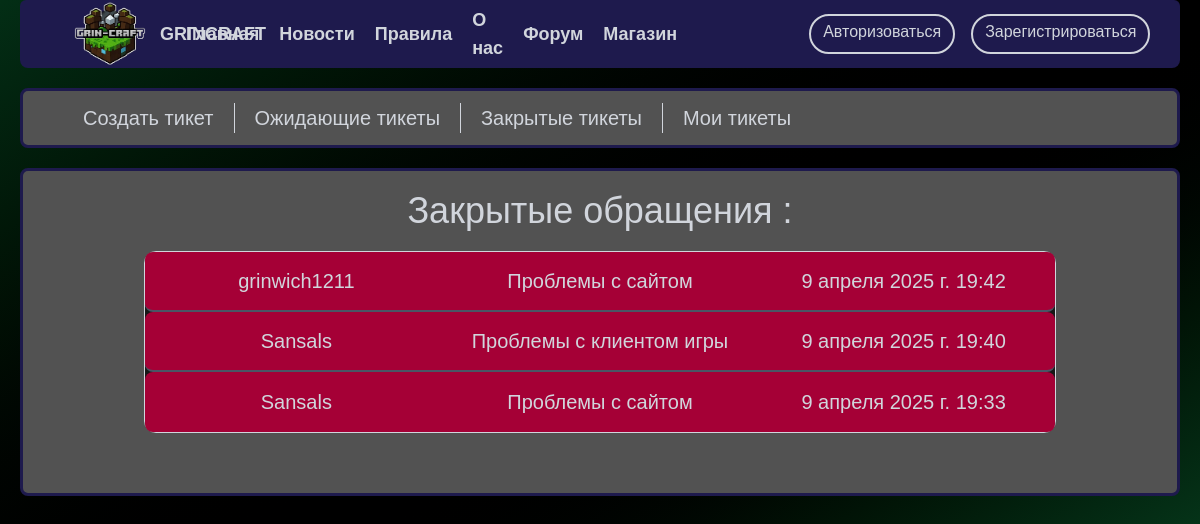
/forum/techsupport/closed, run on an earlier commit of the app's database.
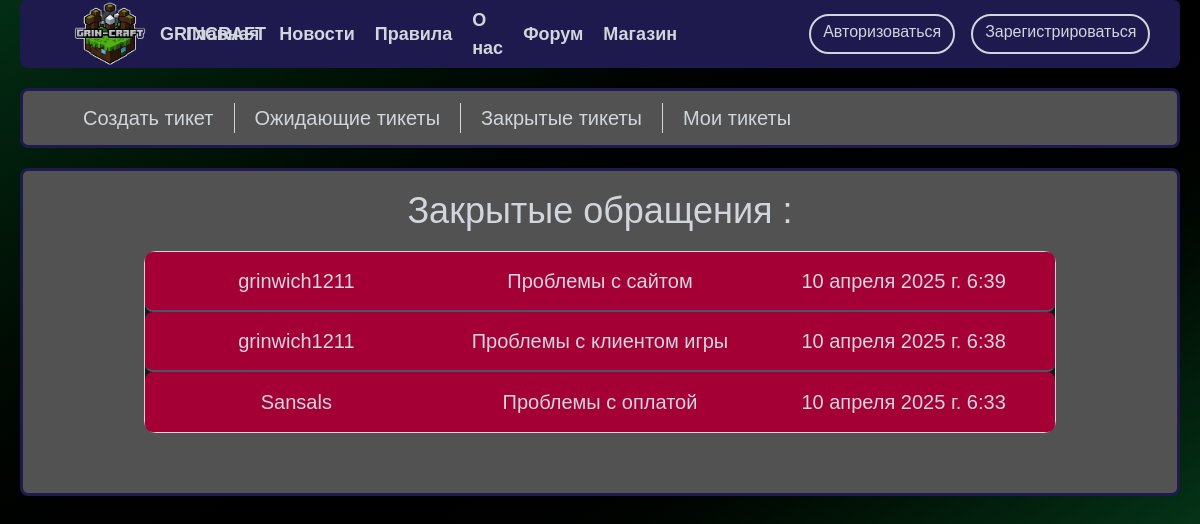
And on a later commit of the database.
### forum/models.py (models this page shows, shortened)
class ForumTechQuestions(models.Model):
    PROBLEMS_WITH_GAME_CLIENT = 'Проблемы с клиентом игры'
    PROBLEMS_WITH_SITE = 'Проблемы с сайтом'
    PROBLEMS_WITH_PAYMENT = 'Проблемы с оплатой'
    GET_ANSWER_THE_QUESTION = 'Получить ответ на вопрос'
    SUBJECT = {
        (PROBLEMS_WITH_GAME_CLIENT, 'Проблемы с клиентом игры'),
        (PROBLEMS_WITH_SITE, 'Проблемы с сайтом'),
        (PROBLEMS_WITH_PAYMENT, 'Проблемы с оплатой'),
        (GET_ANSWER_THE_QUESTION, 'Получить ответ на вопрос'),
    }
    subject = models.CharField('Раздел форума', max_length=52, choices= SUBJECT)
    user = models.ForeignKey(settings.AUTH_USER_MODEL,
                                 on_delete=models.CASCADE,
                                default=None,
                                related_name='questioner',
                                verbose_name = 'Создатель тикета'
                                 )
    question = models.TextField('Вопрос', max_length= 600 )
    proofs = models.CharField('Скриншот проблемы', max_length= 600, blank=True)
    date = models.DateTimeField(auto_now_add=True)
    is_resolved = models.BooleanField(default=False)
    class Meta:
        verbose_name = 'Вопрос на форумe'
        verbose_name_plural = 'Вопросы с форума'

### forum/views.py (the view)
# urls.py: path('techsupport/closed', views.techsupport_closed_view, name='techsupport_closed'),
def techsupport_closed_view(request):
    data = {
        'title_text': 'Закрытые обращения',
        'all_tickets': get_closed_tickets(),
        'basket_value': basket_value(request),
    }
    return render(request, 'forum/techsupport/records.html', data)

### forum/services.py (called while the page is built)
def get_closed_tickets():
    all_closed_tickets = ForumTechQuestions.objects.order_by('-date').filter(is_resolved=True)
    return all_closed_tickets

### shop/services.py (called while the page is built)
def get_all_user_baskets(request):
    """Только не оплаченные корзины"""
    try:
        products = Baskets.objects.filter(user=get_user(request), is_purchased = False)
        logger.info(
            f'{datetime.datetime.now()} |INFO| '
            f'Username: {get_username(request)} |'
            f' |shop.services| '
            f'User get all objects from Baskets'
        )
        return products
    except Exception:
        logger.error(
            f'{datetime.datetime.now()} |ERROR| '
            f'Username: {get_username(request)} |'
            f' |shop.services| '
            f'User failed get all objects from Baskets')

def basket_value(request):
    baskets = get_all_user_baskets(request)
    return baskets.total_value

### work/global_services.py (called while the page is built)
def get_user(request):
    if request.user.is_authenticated:
        return request.user
    else:
        return None

def get_username(request):
    if request.user.is_authenticated:
        return request.user.username
    else:
        return 'Нет пользователя'

### forum/templates/forum/techsupport/records.html
{% extends 'forum/techsupport/techsupport_header.html' %}
{% block records %}
    <div class="m-5 bg-neutral-600 border-3 px-10 pt-5 pb-15 border-indigo-950 rounded-lg">
        <div class="text-center text-gray-300 text-4xl font-medium mb-5">{{title_text}} :</div>
        <div class="flex flex-col divide-y-2 divide-gray-600 w-[85%] m-auto border-1
         border-gray-1 bg-neutral-900 rounded-xl text-gray-300 text-xl font-medium">
            {% if all_tickets %}
                {% for el in all_tickets %}
                    {% if el.is_resolved == False %}
                        <a href="{% url 'techsupport_record' el.pk %}" class="grid grid-cols-3 justify-items-center h-15 items-center
                                                      hover:bg-neutral-800 hover:rounded-lg">
                            <div>{{el.user.username}}</div>
                            <div>{{el.subject}}</div>
                            <div>{{el.date}}</div>
                        </a>
                    {% else %}
                        <a href="{% url 'techsupport_record' el.pk %}" class="grid grid-cols-3 rounded-lg bg-rose-800 justify-items-center h-15 items-center
                                                      hover:bg-rose-900 hover:rounded-lg">
                            <div>{{el.user.username}}</div>
                            <div>{{el.subject}}</div>
                            <div>{{el.date}}</div>
                        </a>
                    {% endif %}
                {% endfor %}
            {% else %}
                <div class="col-span-3 text-center text-xl font-semibold my-20 text-gray-300">Нет подходящих тикетов...</div>
            {% endif %}
        </div>
    </div>
{% endblock %}

What changed in the data, as far as the page shows it:
removed ForumTechQuestions: user.username "grinwich1211", subject "Проблемы с сайтом", date "9 апреля 2025 г. 19:42"
removed ForumTechQuestions: user.username "Sansals", subject "Проблемы с клиентом игры", date "9 апреля 2025 г. 19:40"
removed ForumTechQuestions: user.username "Sansals", subject "Проблемы с сайтом", date "9 апреля 2025 г. 19:33"
added ForumTechQuestions: user.username "grinwich1211", subject "Проблемы с сайтом", date "10 апреля 2025 г. 6:39"
added ForumTechQuestions: user.username "grinwich1211", subject "Проблемы с клиентом игры", date "10 апреля 2025 г. 6:38"
added ForumTechQuestions: user.username "Sansals", subject "Проблемы с оплатой", date "10 апреля 2025 г. 6:33"
